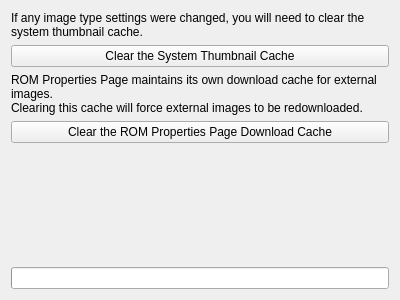
<?xml version="1.0" encoding="UTF-8"?>
<ui version="4.0">
 <class>CacheTab</class>
 <widget class="QWidget" name="CacheTab">
  <property name="geometry">
   <rect>
    <x>0</x>
    <y>0</y>
    <width>400</width>
    <height>300</height>
   </rect>
  </property>
  <layout class="QVBoxLayout" name="vboxMain">
   <item>
    <widget class="QLabel" name="lblSysCache">
     <property name="sizePolicy">
      <sizepolicy hsizetype="Preferred" vsizetype="Maximum">
       <horstretch>0</horstretch>
       <verstretch>0</verstretch>
      </sizepolicy>
     </property>
     <property name="text">
      <string>If any image type settings were changed, you will need to clear the system thumbnail cache.</string>
     </property>
     <property name="textFormat">
      <enum>Qt::PlainText</enum>
     </property>
     <property name="alignment">
      <set>Qt::AlignLeading|Qt::AlignLeft|Qt::AlignTop</set>
     </property>
     <property name="wordWrap">
      <bool>true</bool>
     </property>
    </widget>
   </item>
   <item>
    <widget class="QPushButton" name="btnSysCache">
     <property name="text">
      <string>Clear the System Thumbnail Cache</string>
     </property>
    </widget>
   </item>
   <item>
    <widget class="QLabel" name="lblRpCache">
     <property name="sizePolicy">
      <sizepolicy hsizetype="Preferred" vsizetype="Maximum">
       <horstretch>0</horstretch>
       <verstretch>0</verstretch>
      </sizepolicy>
     </property>
     <property name="text">
      <string>ROM Properties Page maintains its own download cache for external images.
Clearing this cache will force external images to be redownloaded.</string>
     </property>
     <property name="textFormat">
      <enum>Qt::PlainText</enum>
     </property>
     <property name="alignment">
      <set>Qt::AlignLeading|Qt::AlignLeft|Qt::AlignTop</set>
     </property>
     <property name="wordWrap">
      <bool>true</bool>
     </property>
    </widget>
   </item>
   <item>
    <widget class="QPushButton" name="btnRpCache">
     <property name="text">
      <string>Clear the ROM Properties Page Download Cache</string>
     </property>
    </widget>
   </item>
   <item>
    <spacer name="vspcCache">
     <property name="orientation">
      <enum>Qt::Vertical</enum>
     </property>
     <property name="sizeHint" stdset="0">
      <size>
       <width>20</width>
       <height>40</height>
      </size>
     </property>
    </spacer>
   </item>
   <item>
    <widget class="QLabel" name="lblStatus">
     <property name="textFormat">
      <enum>Qt::RichText</enum>
     </property>
    </widget>
   </item>
   <item>
    <widget class="RpProgressBar" name="pbStatus"/>
   </item>
  </layout>
 </widget>
 <customwidgets>
  <customwidget>
   <class>RpProgressBar</class>
   <extends>QProgressBar</extends>
   <header>config/RpProgressBar.hpp</header>
  </customwidget>
 </customwidgets>
 <resources/>
 <connections/>
</ui>
